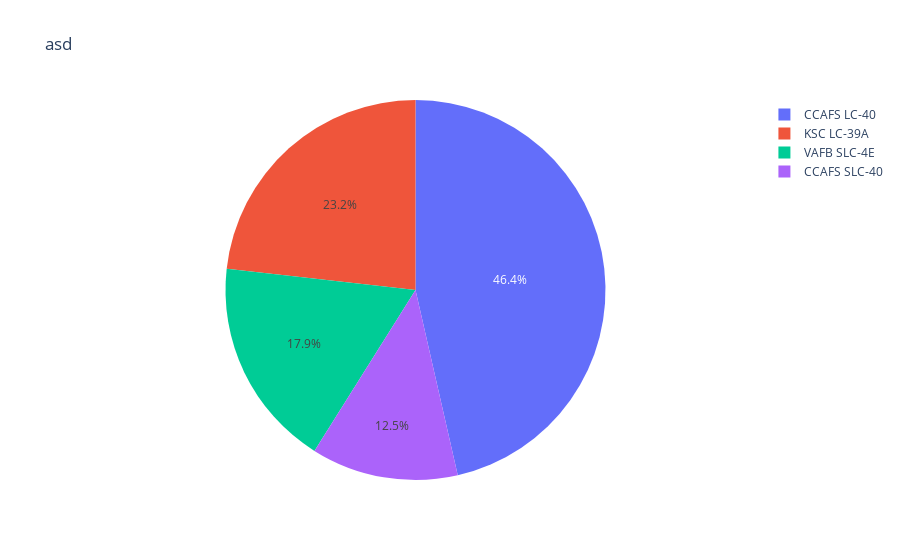

Source (notebook cell):
### Code cell
import plotly.express as px
px.pie(rofl, values="class", names=rofl.index, title="asd")

### Figure 1 — Plotly figure (JSON) as saved in the notebook; plotly's stock layout.template omitted (floating-point values rounded to 4 significant figures)
{"data": [{"domain": {"x": [0.0, 1.0], "y": [0.0, 1.0]}, "hovertemplate": "Launch Site=%{label}<br>class=%{value}<extra></extra>", "labels": ["CCAFS LC-40", "CCAFS SLC-40", "KSC LC-39A", "VAFB SLC-4E"], "legendgroup": "", "name": "", "showlegend": true, "values": [46.43, 12.5, 23.21, 17.86], "type": "pie"}], "layout": {"legend": {"tracegroupgap": 0}, "title": {"text": "asd"}}}
